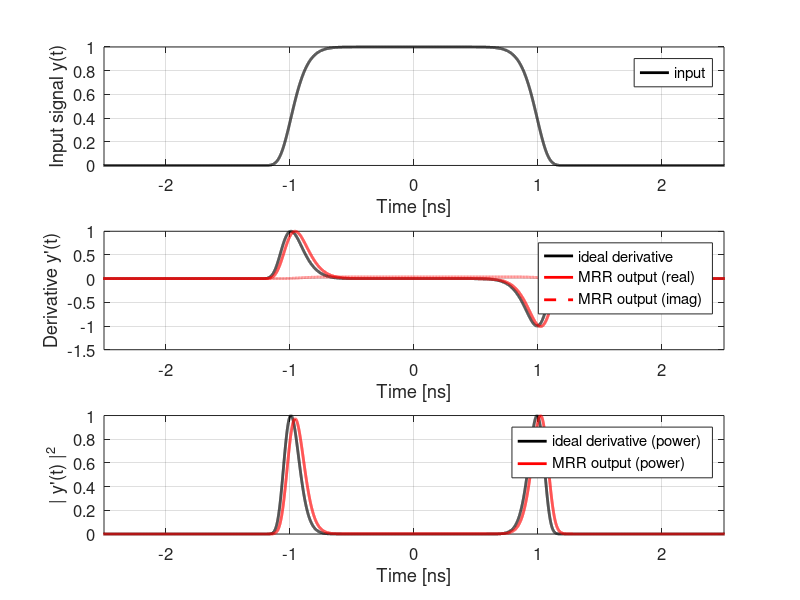
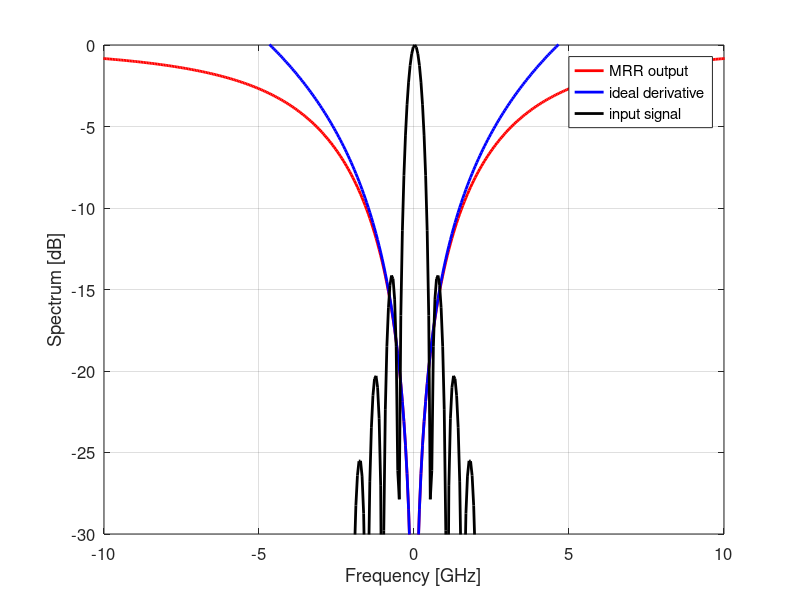

Write MATLAB code to recreate these figures, in order.
close all
clear all 

N=1e5;                                % sample number
tspan = [-10e-9 10e-9];               % span of time
t=linspace(min(tspan),max(tspan),N);  % time istants


%Banda del microring
B_MRR=10e9;%

A=1e10; %time scaling parameter  
in = exp(-((.1*A*t)).^12); Mx=4 %[2ns] 
%in = exp(-((1*A*t)).^12); Mx=20 %[0.2ns]
%in = exp(-((10*A*t)).^12); Mx=200  %[0.02ns]
%in = (A*t).^3.*exp(-((.1*A*t)).^2).*cos(.3*(A*t))+(A*t).^3.*exp(-((.1*A*t)).^2).*cos(.05*(2*A*t)+pi/2) ;Mx=2;

x_min=min(tspan)*1e9/Mx;
x_max=max(tspan)*1e9/Mx;

% Numerical  differentiation
y=gradient(in,A*t);

% Plot the result
figure(1);
subplot(311);hold on;grid on;box on;plot(t*1e9, in./max(in),'k','LineWidth',2)
xlabel('Time [ns]')
ylabel('Input signal y(t)')
xlim([x_min x_max])
set(gca,'fontsize',12)
legend('input')
subplot(312);hold on;grid on;box on;plot(t*1e9, y./max(y),'k','LineWidth',2)
xlabel('Time [ns]')
ylabel('Derivative y''(t)')
xlim([x_min x_max])
set(gca,'fontsize',12)
subplot(313);hold on;grid on;box on;plot(t*1e9, abs(y./max(y)).^2,'k','LineWidth',2)
xlabel('Time [ns]')
ylabel('| y''(t) |^2')
xlim([x_min x_max])
set(gca,'fontsize',12)

% Implementing the differentiator with a microring resonator
%k_ring=k*A;

tau_c=1/(pi*B_MRR);  %cavity life time of the RR
R=100e-6;   %radius of the MRR
L_ring=2*pi*R;
c=3e8;
neff=2.4;   %effective index of the MRR waveguide
tau=L_ring/(c/neff);  %round trip time 
tau_n=tau_c/tau;
r=sqrt(tau_n/(1+tau_n));  % copling coefficient of the directional coupler of the MRR 

time=t;
dt=time(2)-time(1);
in_ring = in;
IN_ring=fftshift(fft(in_ring));

Df=linspace(-1/(2*dt),1/(2*dt),N);
beta=2*pi*Df/c*neff;
phi=0;%pi/100; %round trip phase detuning
gamma=r;%r*0.98;  %critical coupling 
H_through=(r-gamma*exp(-j*beta*L_ring+j*phi))./(1-r*gamma*exp(-j*beta*L_ring+j*phi)); %frequency domain description of the MRR
H_diff=j*r./(1-r^2)*tau*2*pi*Df.*exp(-j*tau*2*pi*Df/2); %frequency domain descritpion of the differentiator

Out_ring=IN_ring.*H_through;
Out_diff=IN_ring.*H_diff;

out_ring=ifft(fftshift(Out_ring));
out_diff=ifft(fftshift(Out_diff));

figure;hold on;box on;grid on
plot(Df/1e9,10*log10(abs(H_through./max(abs(H_through))).^2),'r','LineWidth',2)
plot(Df/1e9,10*log10(abs(H_diff./max(1)).^2),'b','LineWidth',2)
plot(Df/1e9,10*log10(abs(IN_ring./max(abs(IN_ring))).^2),'k','LineWidth',2)
legend('MRR output','ideal derivative', 'input signal')
set(gca,'fontsize',12)
ylim([-30 0])
xlim([-10 10])
xlabel('Frequency [GHz]')
ylabel('Spectrum [dB]')

figure(1);
subplot(312);hold on;grid on; box on;plot(time*1e9, real(out_ring)./max(real(out_ring)),'r','LineWidth',2)
subplot(312);hold on;grid on; box on;plot(time*1e9, imag(out_ring)./max(real(out_ring)),'r--','LineWidth',2)
set(gca,'fontsize',12)
legend('ideal derivative','MRR output (real)','MRR output (imag)')
subplot(313);hold on;grid on; box on;plot(time*1e9, (abs(out_ring)./max(abs(out_ring))).^2,'r','LineWidth',2)
set(gca,'fontsize',12)
legend('ideal derivative (power)','MRR output (power)')
